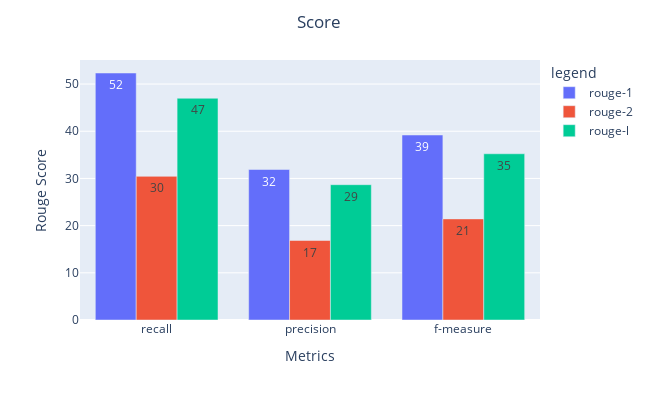

The notebook cell this image was saved under:
### Markdown cell above
For ProphetNET

### Code cell
fig = px.bar(ProphetNETRouge*100, x=ProphetNETRouge.index, y=ProphetNETRouge.columns, 
             barmode='group', 
             text_auto='.2s',
             labels={
                     "Algo": "Algorithms",
                     "value": "Rouge Score",
                     "variable": "legend",
                     'index': "Metrics"
                 })

fig.update_layout(width=650,
                  height=400,
                  title={
                  'text': "Score",
                  'y':.96,
                  'x':0.49,
                  'xanchor': 'center',
                  'yanchor': 'top'})

fig.show()

### Figure 1 — Plotly figure (JSON) as saved in the notebook; plotly's stock layout.template omitted (floating-point values rounded to 4 significant figures)
{"data": [{"alignmentgroup": "True", "hovertemplate": "legend=rouge-1<br>Metrics=%{x}<br>Rouge Score=%{y}<extra></extra>", "legendgroup": "rouge-1", "marker": {"color": "#636efa", "pattern": {"shape": ""}}, "name": "rouge-1", "offsetgroup": "rouge-1", "orientation": "v", "showlegend": true, "textposition": "auto", "texttemplate": "%{y:.2s}", "x": ["recall", "precision", "f-measure"], "xaxis": "x", "y": [52.34, 31.89, 39.2], "yaxis": "y", "type": "bar"}, {"alignmentgroup": "True", "hovertemplate": "legend=rouge-2<br>Metrics=%{x}<br>Rouge Score=%{y}<extra></extra>", "legendgroup": "rouge-2", "marker": {"color": "#EF553B", "pattern": {"shape": ""}}, "name": "rouge-2", "offsetgroup": "rouge-2", "orientation": "v", "showlegend": true, "textposition": "auto", "texttemplate": "%{y:.2s}", "x": ["recall", "precision", "f-measure"], "xaxis": "x", "y": [30.44, 16.85, 21.43], "yaxis": "y", "type": "bar"}, {"alignmentgroup": "True", "hovertemplate": "legend=rouge-l<br>Metrics=%{x}<br>Rouge Score=%{y}<extra></extra>", "legendgroup": "rouge-l", "marker": {"color": "#00cc96", "pattern": {"shape": ""}}, "name": "rouge-l", "offsetgroup": "rouge-l", "orientation": "v", "showlegend": true, "textposition": "auto", "texttemplate": "%{y:.2s}", "x": ["recall", "precision", "f-measure"], "xaxis": "x", "y": [46.99, 28.67, 35.23], "yaxis": "y", "type": "bar"}], "layout": {"xaxis": {"anchor": "y", "domain": [0, 1], "title": {"text": "Metrics"}, "type": "category", "range": [-0.5, 2.5], "autorange": true}, "yaxis": {"anchor": "x", "domain": [0, 1], "title": {"text": "Rouge Score"}, "type": "linear", "range": [0, 55.1], "autorange": true}, "legend": {"title": {"text": "legend"}, "tracegroupgap": 0}, "margin": {"t": 60}, "barmode": "group", "title": {"text": "Score", "y": 0.96, "x": 0.49, "xanchor": "center", "yanchor": "top"}, "width": 650, "height": 400}}
